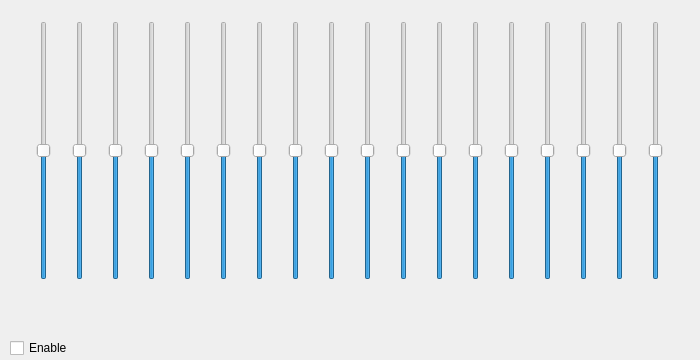
<?xml version="1.0" encoding="UTF-8"?>
<ui version="4.0">
 <class>EqualizerUI</class>
 <widget class="QWidget" name="EqualizerUI">
  <property name="geometry">
   <rect>
    <x>0</x>
    <y>0</y>
    <width>700</width>
    <height>360</height>
   </rect>
  </property>
  <property name="windowTitle">
   <string>EqualizerUI</string>
  </property>
  <widget class="QWidget" name="layoutWidget">
   <property name="geometry">
    <rect>
     <x>10</x>
     <y>10</y>
     <width>681</width>
     <height>281</height>
    </rect>
   </property>
   <layout class="QHBoxLayout" name="horizontalLayout">
    <item>
     <widget class="QSlider" name="m_eq55">
      <property name="minimum">
       <number>-20</number>
      </property>
      <property name="maximum">
       <number>20</number>
      </property>
      <property name="orientation">
       <enum>Qt::Vertical</enum>
      </property>
     </widget>
    </item>
    <item>
     <widget class="QSlider" name="m_eq77">
      <property name="minimum">
       <number>-20</number>
      </property>
      <property name="maximum">
       <number>20</number>
      </property>
      <property name="orientation">
       <enum>Qt::Vertical</enum>
      </property>
     </widget>
    </item>
    <item>
     <widget class="QSlider" name="m_eq110">
      <property name="minimum">
       <number>-20</number>
      </property>
      <property name="maximum">
       <number>20</number>
      </property>
      <property name="orientation">
       <enum>Qt::Vertical</enum>
      </property>
     </widget>
    </item>
    <item>
     <widget class="QSlider" name="m_eq156">
      <property name="minimum">
       <number>-20</number>
      </property>
      <property name="maximum">
       <number>20</number>
      </property>
      <property name="orientation">
       <enum>Qt::Vertical</enum>
      </property>
     </widget>
    </item>
    <item>
     <widget class="QSlider" name="m_eq220">
      <property name="minimum">
       <number>-20</number>
      </property>
      <property name="maximum">
       <number>20</number>
      </property>
      <property name="orientation">
       <enum>Qt::Vertical</enum>
      </property>
     </widget>
    </item>
    <item>
     <widget class="QSlider" name="m_eq311">
      <property name="minimum">
       <number>-20</number>
      </property>
      <property name="maximum">
       <number>20</number>
      </property>
      <property name="orientation">
       <enum>Qt::Vertical</enum>
      </property>
     </widget>
    </item>
    <item>
     <widget class="QSlider" name="m_eq440">
      <property name="minimum">
       <number>-20</number>
      </property>
      <property name="maximum">
       <number>20</number>
      </property>
      <property name="orientation">
       <enum>Qt::Vertical</enum>
      </property>
     </widget>
    </item>
    <item>
     <widget class="QSlider" name="m_eq622">
      <property name="minimum">
       <number>-20</number>
      </property>
      <property name="maximum">
       <number>20</number>
      </property>
      <property name="orientation">
       <enum>Qt::Vertical</enum>
      </property>
     </widget>
    </item>
    <item>
     <widget class="QSlider" name="m_eq880">
      <property name="minimum">
       <number>-20</number>
      </property>
      <property name="maximum">
       <number>20</number>
      </property>
      <property name="orientation">
       <enum>Qt::Vertical</enum>
      </property>
     </widget>
    </item>
    <item>
     <widget class="QSlider" name="m_eq1_2k">
      <property name="minimum">
       <number>-20</number>
      </property>
      <property name="maximum">
       <number>20</number>
      </property>
      <property name="orientation">
       <enum>Qt::Vertical</enum>
      </property>
     </widget>
    </item>
    <item>
     <widget class="QSlider" name="m_eq1_8k">
      <property name="minimum">
       <number>-20</number>
      </property>
      <property name="maximum">
       <number>20</number>
      </property>
      <property name="orientation">
       <enum>Qt::Vertical</enum>
      </property>
     </widget>
    </item>
    <item>
     <widget class="QSlider" name="m_eq2_5k">
      <property name="minimum">
       <number>-20</number>
      </property>
      <property name="maximum">
       <number>20</number>
      </property>
      <property name="orientation">
       <enum>Qt::Vertical</enum>
      </property>
     </widget>
    </item>
    <item>
     <widget class="QSlider" name="m_eq3_5k">
      <property name="minimum">
       <number>-20</number>
      </property>
      <property name="maximum">
       <number>20</number>
      </property>
      <property name="orientation">
       <enum>Qt::Vertical</enum>
      </property>
     </widget>
    </item>
    <item>
     <widget class="QSlider" name="m_eq5k">
      <property name="minimum">
       <number>-20</number>
      </property>
      <property name="maximum">
       <number>20</number>
      </property>
      <property name="orientation">
       <enum>Qt::Vertical</enum>
      </property>
     </widget>
    </item>
    <item>
     <widget class="QSlider" name="m_eq7k">
      <property name="minimum">
       <number>-20</number>
      </property>
      <property name="maximum">
       <number>20</number>
      </property>
      <property name="orientation">
       <enum>Qt::Vertical</enum>
      </property>
     </widget>
    </item>
    <item>
     <widget class="QSlider" name="m_eq10k">
      <property name="minimum">
       <number>-20</number>
      </property>
      <property name="maximum">
       <number>20</number>
      </property>
      <property name="orientation">
       <enum>Qt::Vertical</enum>
      </property>
     </widget>
    </item>
    <item>
     <widget class="QSlider" name="m_eq14k">
      <property name="minimum">
       <number>-20</number>
      </property>
      <property name="maximum">
       <number>20</number>
      </property>
      <property name="orientation">
       <enum>Qt::Vertical</enum>
      </property>
     </widget>
    </item>
    <item>
     <widget class="QSlider" name="m_eq20k">
      <property name="minimum">
       <number>-20</number>
      </property>
      <property name="maximum">
       <number>20</number>
      </property>
      <property name="orientation">
       <enum>Qt::Vertical</enum>
      </property>
     </widget>
    </item>
   </layout>
  </widget>
  <widget class="QWidget" name="layoutWidget_3">
   <property name="geometry">
    <rect>
     <x>30</x>
     <y>320</y>
     <width>661</width>
     <height>16</height>
    </rect>
   </property>
   <layout class="QHBoxLayout" name="horizontalLayout_4">
    <item>
     <widget class="QLabel" name="label_19">
      <property name="text">
       <string>77Hz</string>
      </property>
      <property name="alignment">
       <set>Qt::AlignCenter</set>
      </property>
     </widget>
    </item>
    <item>
     <widget class="QLabel" name="label_20">
      <property name="text">
       <string>156Hz</string>
      </property>
      <property name="alignment">
       <set>Qt::AlignCenter</set>
      </property>
     </widget>
    </item>
    <item>
     <widget class="QLabel" name="label_21">
      <property name="text">
       <string>311Hz</string>
      </property>
      <property name="alignment">
       <set>Qt::AlignCenter</set>
      </property>
     </widget>
    </item>
    <item>
     <widget class="QLabel" name="label_22">
      <property name="text">
       <string>622Hz</string>
      </property>
      <property name="alignment">
       <set>Qt::AlignCenter</set>
      </property>
     </widget>
    </item>
    <item>
     <widget class="QLabel" name="label_23">
      <property name="text">
       <string>1.2kHz</string>
      </property>
      <property name="alignment">
       <set>Qt::AlignCenter</set>
      </property>
     </widget>
    </item>
    <item>
     <widget class="QLabel" name="label_24">
      <property name="text">
       <string>2.5kHz</string>
      </property>
      <property name="alignment">
       <set>Qt::AlignCenter</set>
      </property>
     </widget>
    </item>
    <item>
     <widget class="QLabel" name="label_25">
      <property name="text">
       <string>5kHz</string>
      </property>
      <property name="alignment">
       <set>Qt::AlignCenter</set>
      </property>
     </widget>
    </item>
    <item>
     <widget class="QLabel" name="label_26">
      <property name="text">
       <string>10kHz</string>
      </property>
      <property name="alignment">
       <set>Qt::AlignCenter</set>
      </property>
     </widget>
    </item>
    <item>
     <widget class="QLabel" name="label_27">
      <property name="text">
       <string>20kHz</string>
      </property>
      <property name="alignment">
       <set>Qt::AlignCenter</set>
      </property>
     </widget>
    </item>
   </layout>
  </widget>
  <widget class="QWidget" name="layoutWidget_2">
   <property name="geometry">
    <rect>
     <x>0</x>
     <y>300</y>
     <width>651</width>
     <height>16</height>
    </rect>
   </property>
   <layout class="QHBoxLayout" name="horizontalLayout_3">
    <item>
     <widget class="QLabel" name="label">
      <property name="text">
       <string>55Hz</string>
      </property>
      <property name="alignment">
       <set>Qt::AlignCenter</set>
      </property>
     </widget>
    </item>
    <item>
     <widget class="QLabel" name="label_3">
      <property name="text">
       <string>110Hz</string>
      </property>
      <property name="alignment">
       <set>Qt::AlignCenter</set>
      </property>
     </widget>
    </item>
    <item>
     <widget class="QLabel" name="label_5">
      <property name="text">
       <string>220Hz</string>
      </property>
      <property name="alignment">
       <set>Qt::AlignCenter</set>
      </property>
     </widget>
    </item>
    <item>
     <widget class="QLabel" name="label_7">
      <property name="text">
       <string>440Hz</string>
      </property>
      <property name="alignment">
       <set>Qt::AlignCenter</set>
      </property>
     </widget>
    </item>
    <item>
     <widget class="QLabel" name="label_9">
      <property name="text">
       <string>880Hz</string>
      </property>
      <property name="alignment">
       <set>Qt::AlignCenter</set>
      </property>
     </widget>
    </item>
    <item>
     <widget class="QLabel" name="label_11">
      <property name="text">
       <string>1.8kHz</string>
      </property>
      <property name="alignment">
       <set>Qt::AlignCenter</set>
      </property>
     </widget>
    </item>
    <item>
     <widget class="QLabel" name="label_13">
      <property name="text">
       <string>3.5kHz</string>
      </property>
      <property name="alignment">
       <set>Qt::AlignCenter</set>
      </property>
     </widget>
    </item>
    <item>
     <widget class="QLabel" name="label_15">
      <property name="text">
       <string>7kHz</string>
      </property>
      <property name="alignment">
       <set>Qt::AlignCenter</set>
      </property>
     </widget>
    </item>
    <item>
     <widget class="QLabel" name="label_17">
      <property name="text">
       <string>14kHz</string>
      </property>
      <property name="alignment">
       <set>Qt::AlignCenter</set>
      </property>
     </widget>
    </item>
   </layout>
  </widget>
  <widget class="QCheckBox" name="m_Enable">
   <property name="geometry">
    <rect>
     <x>10</x>
     <y>340</y>
     <width>75</width>
     <height>16</height>
    </rect>
   </property>
   <property name="text">
    <string>Enable</string>
   </property>
  </widget>
 </widget>
 <layoutdefault spacing="6" margin="11"/>
 <resources/>
 <connections/>
</ui>
